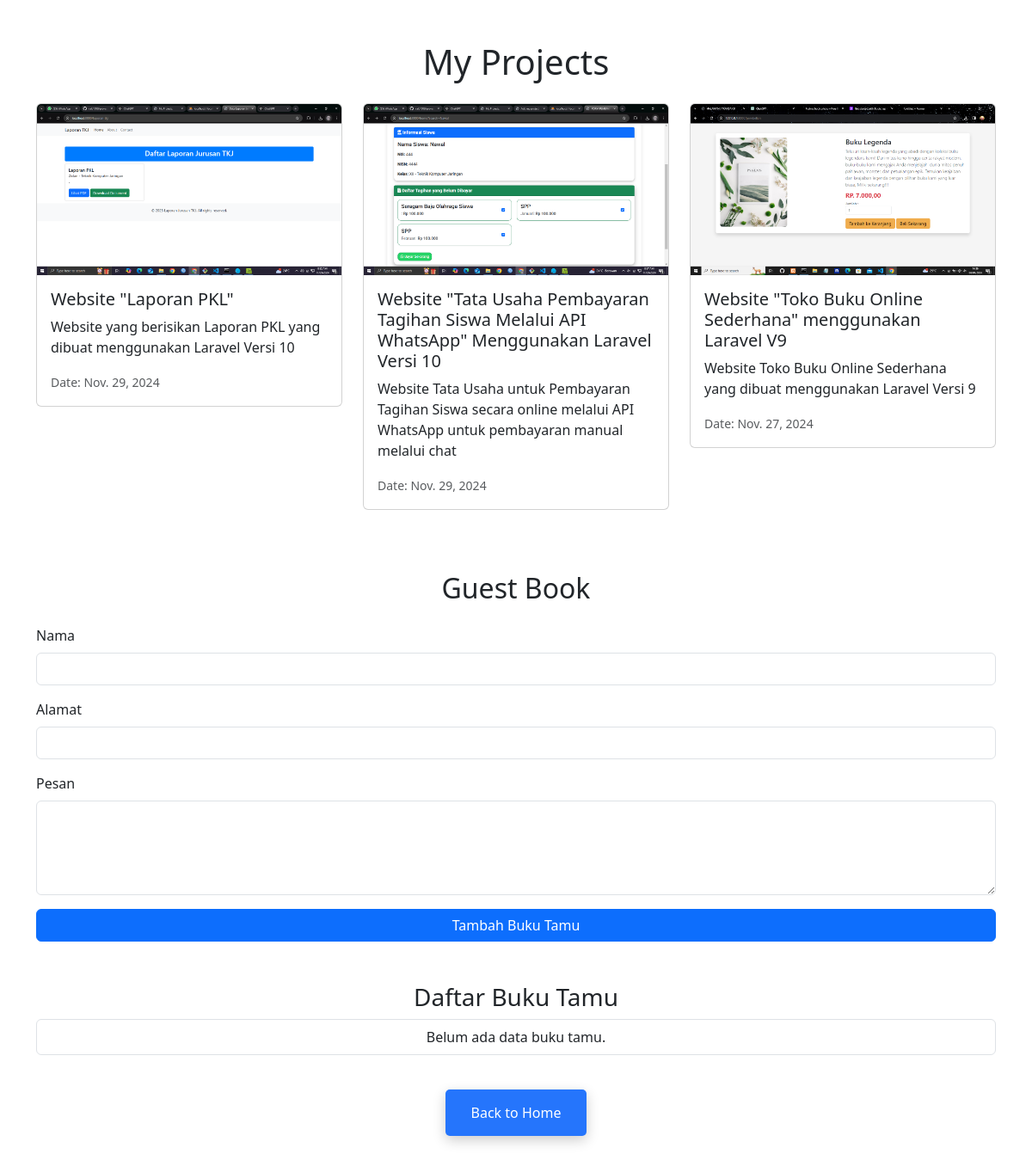
Page /my-project/ on the earlier database version.
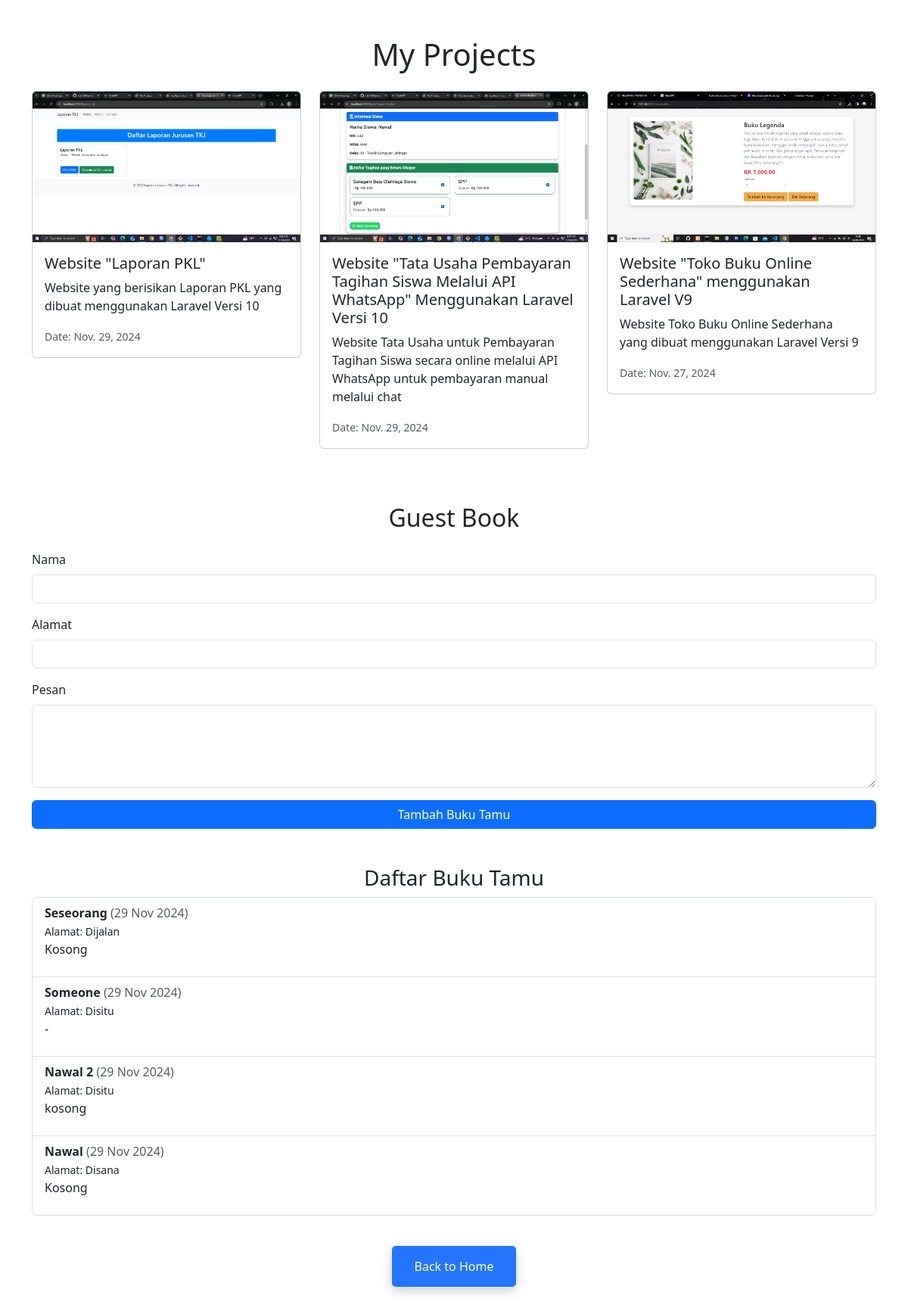
Same page on the later database version.
### myproject/models.py (models this page shows, shortened)
class MyProject(models.Model):
    title = models.CharField(max_length=200)
    description = models.TextField()
    date = models.DateField()
    image = models.ImageField(upload_to='project/images')

class GuestBook(models.Model):
    nama = models.CharField(max_length=100)  # Nama pengunjung
    alamat = models.CharField(max_length=255)  # Alamat pengunjung
    pesan = models.TextField()  # Pesan atau komentar dari pengunjung
    tanggal = models.DateTimeField(auto_now_add=True)  # Tanggal input otomatis

### myproject/views.py (the view)
# urls.py: path('my-project/', view.my_project, name="my_project"),
def my_project(request):
    if request.method == "POST":
        nama = request.POST.get("nama")
        alamat = request.POST.get("alamat")
        pesan = request.POST.get("pesan")
        GuestBook.objects.create(nama=nama, alamat=alamat, pesan=pesan)
        return redirect("my_project")  # Redirect untuk mencegah resubmission
    projects = MyProject.objects.all().order_by("-date")  # Mengambil semua data proyek
    guestbooks = GuestBook.objects.all().order_by("-tanggal")  # Data buku tamu terbaru
    return render(request, "my_project.html", {"projects": projects, "guestbooks": guestbooks})

### myproject/templates/my_project.html (shortened to what this page needs)
<!DOCTYPE html>
<html lang="en">
<head>
    <link rel="stylesheet" href="https://cdnjs.cloudflare.com/ajax/libs/bootstrap/5.3.0/css/bootstrap.min.css">
</head>
<body>
    <div class="container my-5">
        <h1 class="text-center mb-4">My Projects</h1>
        <div class="row">
            {% for project in projects %}
                <div class="col-md-4">
                    <div class="card mb-4">
                        <img src="{{ project.image.url }}" class="card-img-top" alt="{{ project.title }}">
                        <div class="card-body">
                            <h5 class="card-title">{{ project.title }}</h5>
                            <p class="card-text">{{ project.description }}</p>
                            <p class="card-text">
                                <small class="text-muted">Date: {{ project.date }}</small>
                            </p>
                        </div>
                    </div>
                </div>
            {% empty %}
                <p class="text-center">Tidak ada proyek yang ditemukan.</p>
            {% endfor %}
        </div>
        <div class="mt-5">
            <h2 class="text-center mb-4">Guest Book</h2>
            <form method="post">
                <div class="mb-3">
                    <label for="id_nama" class="form-label">Nama</label>
                    <input type="text" name="nama" id="id_nama" class="form-control" required>
                </div>
                <div class="mb-3">
                    <label for="id_alamat" class="form-label">Alamat</label>
                    <input type="text" name="alamat" id="id_alamat" class="form-control" required>
                </div>
                <div class="mb-3">
                    <label for="id_pesan" class="form-label">Pesan</label>
                    <textarea name="pesan" id="id_pesan" class="form-control" rows="4" required></textarea>
                </div>
                <button type="submit" class="btn btn-primary w-100">Tambah Buku Tamu</button>
            </form>
        </div>
        <div class="mt-5">
            <h3 class="text-center">Daftar Buku Tamu</h3>
            <ul class="list-group">
                {% for guest in guestbooks %}
                    <li class="list-group-item">
                        <strong>{{ guest.nama }}</strong> <span class="text-muted">({{ guest.tanggal|date:"d M Y" }})</span><br>
                        <small>Alamat: {{ guest.alamat }}</small><br>
                        <p>{{ guest.pesan }}</p>
                    </li>
                {% empty %}
                    <li class="list-group-item text-center">Belum ada data buku tamu.</li>
                {% endfor %}
            </ul>
            <div class="back-to-home">
                <a href="/home">Back to Home</a>
            </div>
        </div>
    </div>
</body>
</html>

### myproject/templates/my_project.html (style rules this page uses)
.back-to-home { margin-top: 40px; text-align: center; }
.back-to-home a { display: inline-block; background: #2575fc; color: white; padding: 15px 30px; font-size: 1rem; text-decoration: none; border-radius: 5px; box-shadow: 0 5px 15px rgba(0, 0, 0, 0.2); transition: background 0.3s; }

Differences in the rows shown:
added GuestBook: nama "Seseorang", tanggal "29 Nov 2024", alamat "Dijalan", pesan "Kosong"
added GuestBook: nama "Someone", tanggal "29 Nov 2024", alamat "Disitu", pesan "-"
added GuestBook: nama "Nawal 2", tanggal "29 Nov 2024", alamat "Disitu", pesan "kosong"
added GuestBook: nama "Nawal", tanggal "29 Nov 2024", alamat "Disana", pesan "Kosong"
Other differences:
text no longer shown: "Belum ada data buku tamu."
